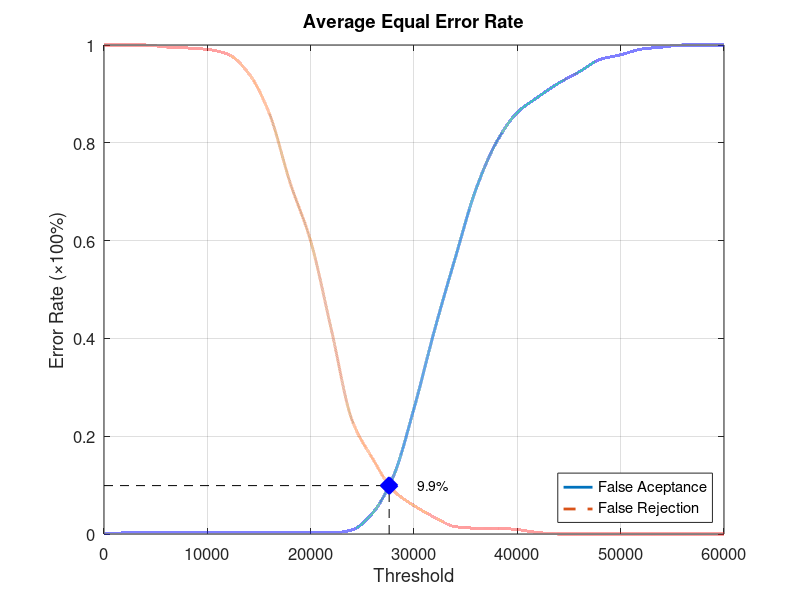
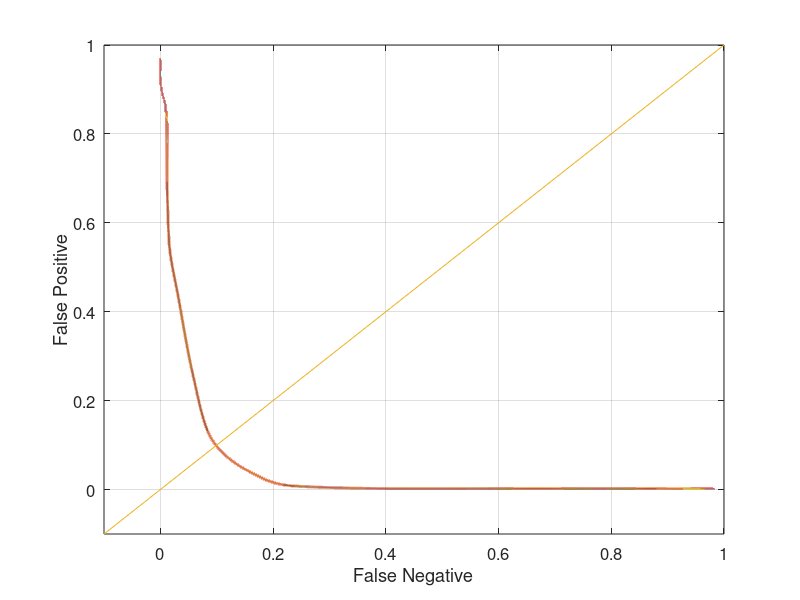

Recreate these plots in MATLAB, in order.
function yEER = Database2Average
close all;
clear;
clc;
x = 0:2000:60000;
xq = 0:0.5:60000;

y0 = [0 0.00210526 0.00210526 0.00210526 0.00210526 0.00210526 0.00210526 0.00210526 0.00210526 0.00210526 0.00210526 0.00210526 0.00842105 0.0431579 0.117895 0.256842 0.417895 0.565263 0.705263 0.802105 0.862105 0.893684 0.922105 0.945263 0.970526 0.98 0.991579 0.99579 1 1 1];
yy0 = interp1(x, y0, xq, 'pchip');
y1 = [1 1 1 0.996 0.994 0.991 0.981 0.942 0.86 0.719 0.599 0.418 0.233 0.154 0.089 0.058 0.034 0.015 0.012 0.012 0.009 0.003 0 0 0 0 0 0 0 0 0];
yy1 = interp1(x, y1, xq, 'pchip');

% Calculating EER: 
y2 = abs(y0 - y1);
find(y2 == min(y2))
yy2 = abs(yy0 - yy1);
xEER = find(yy2 == min(yy2));
xEERIndex = xq(xEER) % X-axis EER
yEER = yy0(xEER) % Y-axis EER

main = figure
plot(xq, yy0,'-','LineWidth', 2);	hold on
plot(xq, yy1,'--','LineWidth', 2);	hold on
plot([xEERIndex xEERIndex], [0 yEER], 'k--');	hold on
plot([0 xEERIndex], [yEER yEER], 'k--');	hold on
plot(xEERIndex, yEER, 'bx', 'LineWidth', 10);	hold on
text(xEERIndex + 10 * xEERIndex / 100, yEER, [num2str(round((10000 * yEER)) / 100) '%'])
legend('False Aceptance', 'False Rejection', 'Location', 'SouthEast')
xlabel('Threshold')
ylabel('Error Rate (\times100%)')
title('Average Equal Error Rate')
set(gca, 'FontSize', 12)
axis([0 60000 0 1])
grid on

print(main, 'Database2AverageMain', '-dpng');
FNRxFPR = figure('Color', [1 1 1]);
plot(yy1, yy0, '-', yy1, yy0, 'LineWidth', 2);
hold on
y = -0.1:0.1:1
plot(y, y); 
set(gca, 'FontSize', 12)
xlabel('False Negative')
ylabel('False Positive')
axis([-0.1 1 -0.1 1])
set(gca, 'FontSize', 12)
grid on

print(FNRxFPR, 'Database2AverageFNRxFPR','-dpng');
end
